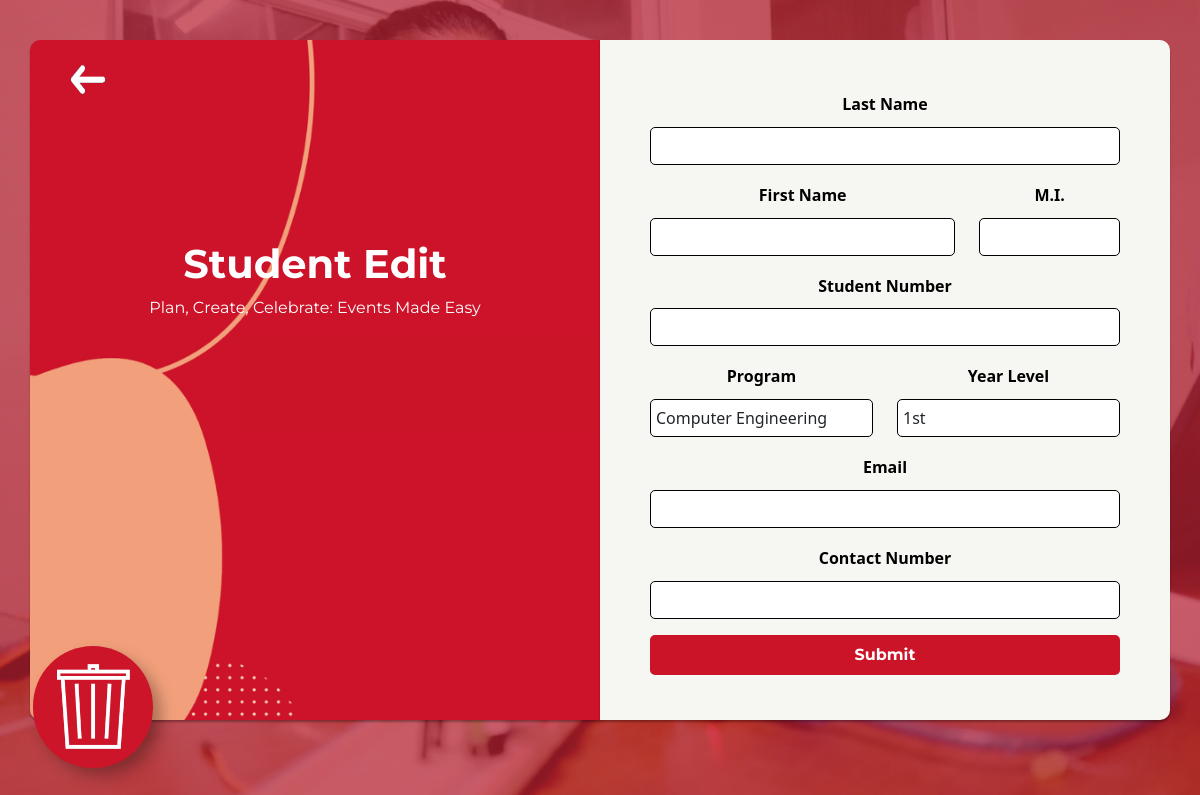
Page /event_manager/Student_Registration/edit.php?id=20230122028 on the earlier database version.
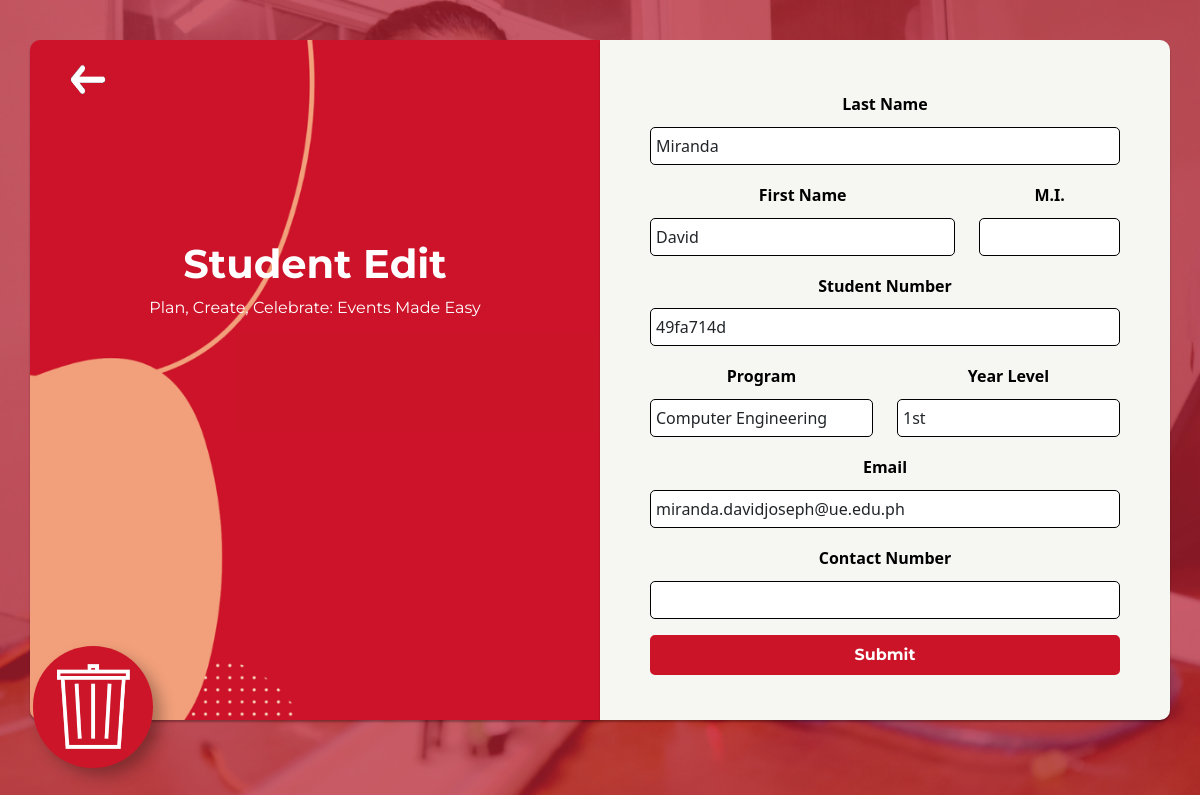
Same page on the later database version.
### tables this page shows
CREATE TABLE `student_info` (
  `id` text NOT NULL,
  `first_name` varchar(20) NOT NULL,
  `last_name` varchar(20) NOT NULL,
  `middle_initial` varchar(10) NOT NULL,
  `student_number` text NOT NULL,
  `program` varchar(255) NOT NULL,
  `current_year` varchar(5) NOT NULL,
  `ue_email` text NOT NULL,
  `contact_number` text NOT NULL
);

### event_manager/Student_Registration/edit.php (the view, shortened to what this page needs)
<?php
require_once "../config.php";
$first_name_err = "";
$last_name_err = "";
$student_number_err = "";
$program_err = "";
$current_year_err = "";
$ue_email_err = "";
$contact_number_err = "";
?>
<!DOCTYPE html>
<html lang="en">
<head>
    <link rel="stylesheet" href="https://stackpath.bootstrapcdn.com/bootstrap/4.5.2/css/bootstrap.min.css">
    <link rel="stylesheet" href="https://maxcdn.bootstrapcdn.com/font-awesome/4.7.0/css/font-awesome.min.css">
    <link href="https://cdn.jsdelivr.net/npm/bootstrap@5.0.2/dist/css/bootstrap.min.css" rel="stylesheet">
<body>
  <div class="container no-gutters">
    <div class="col-md-6 no-gutters">
      <div class="left-box">
        <a href="index.php"><img src="./img/back.png" style="position: absolute; top: 8px; left: 16px; width:50px;height: 50px;"></a>
        <div class="left">
          <h1>Student Edit</h1>
          <p>Plan, Create, Celebrate: Events Made Easy</p>
        </div>
      </div>
    </div>
    <div class="col-md-6 no-gutters">
      <div class="right-box">
        <div class="right">
        <form action="<?php echo htmlspecialchars($_SERVER["PHP_SELF"]); ?>" method="post">
                <div class="form-group">
                    <div class="form-group">
                                <label>Last Name</label><br>
                                <?php
                                $id = $_GET['id'];
                                $sql = "SELECT * FROM student_info WHERE id = $id";
                                $result = $mysqli->query($sql);
                                $result = $result->fetch_array();
                                $placeholder = $result['last_name'];
                                $is_invalid = (!empty($last_name_err)) ? "is-invalid" : "";
                                echo '<input type="text" name="last_name" class="form-control'.$is_invalid.'" value="'.$placeholder.'">';
                            ?>
                    </div>
                    <div class="form-group">
                        <div class="row">
                            <div class="col-md-8">
                                <label>First Name</label><br>
                                <?php
                                $id = $_GET['id'];
                                $sql = "SELECT * FROM student_info WHERE id = $id";
                                $result = $mysqli->query($sql);
                                $result = $result->fetch_array();
                                $placeholder = $result['first_name'];
                                $is_invalid = (!empty($first_name_err)) ? "is-invalid" : "";
                                echo '<input type="text" name="first_name" class="form-control'.$is_invalid.'" value="'.$placeholder.'">';
                            ?>
                            </div>
                            <div class="col-md-4">
                                <label>M.I.</label><br>
                                <?php
                                $id = $_GET['id'];
                                $sql = "SELECT * FROM student_info WHERE id = $id";
                                $result = $mysqli->query($sql);
                                $result = $result->fetch_array();
                                $placeholder = $result['middle_initial'];
                                echo '<input type="text" name="middle_initial" class="form-control" value="'.$placeholder.'">';
                            ?>
                            </div>
                        </div>
                    </div>
                    <div class="form-group">
                        <label>Student Number</label><br>
                        <?php
                                $id = $_GET['id'];
                                $sql = "SELECT * FROM student_info WHERE id = $id";
                                $result = $mysqli->query($sql);
                                $result = $result->fetch_array();
                                $placeholder = $result['student_number'];
                                $is_invalid = (!empty($student_number_err)) ? "is-invalid" : "";
                                echo '<input type="text" name="student_number" class="form-control'.$is_invalid.'" value="'.$placeholder.'">';
                            ?>
                    </div>
                    <div class="form-group">
                        <div class="row">
                            <div class="col">
                              <label>Program</label>
                              <?php
                                $id = $_GET['id'];
                                $sql = "SELECT * FROM student_info WHERE id = $id";
                                $result = $mysqli->query($sql);
                                $result = $result->fetch_array();
                                $placeholder = $result['program'];
                                $is_invalid = (!empty($program_err)) ? "is-invalid" : "";
                                echo '<select type ="text" name = "program" class="form-control'.$is_invalid.'" value"'.$placeholder.'"
                                <option value="">Select program</option>
                                <option value="CpE">Computer Engineering</option>
                                <option value="ECE">Electrical Engineering</option>
                                <option value="CE">Civil Engineering</option>
                                <option value="ME">Mechanical Engineering</option>
                                <option value="EE">Electronic Engineering</option>
                                    </select>';
                            ?>
                            </div>
                            <div class="col">
                            <label>Year Level</label>
                            <?php
                                $id = $_GET['id'];
                                $sql = "SELECT * FROM student_info WHERE id = $id";
                                $result = $mysqli->query($sql);
                                $result = $result->fetch_array();
                                $placeholder = $result['current_year'];
                                $is_invalid = (!empty($current_year_err)) ? "is-invalid" : "";
                                echo '<select type ="text" name="current_year" class="form-control'.$is_invalid.'" value"'.$placeholder.'"
                                <option value="">Current Year</option>
                                <option value="1st">1st</option>
                                <option value="2nd">2nd</option>
                                <option value="3rd">3rd</option>
                                <option value="4th">4th</option>
                                    </select>';
                            ?>
                            </div>
                        </div>
                    </div>
                    <div class="form-group">
                        <label>Email</label><br>
                        <?php
                                $id = $_GET['id'];
                                $sql = "SELECT * FROM student_info WHERE id = $id";
                                $result = $mysqli->query($sql);
                                $result = $result->fetch_array();
                                $placeholder = $result['ue_email'];
                                $is_invalid = (!empty($ue_email_err)) ? "is-invalid" : "";
                                echo '<input type="email" name="ue_email" class="form-control'.$is_invalid.'" value="'.$placeholder.'">';
                            ?>
                    </div>
                    <div class="form-group">
                            <label>Contact Number</label>
                            <?php
                                $id = $_GET['id'];
                                $sql = "SELECT * FROM student_info WHERE id = $id";
                                $result = $mysqli->query($sql);
                                $result = $result->fetch_array();
                                $placeholder = $result['contact_number'];
                                $is_invalid = (!empty($contact_number_err)) ? "is-invalid" : "";
                                echo '<input type="number" name="contact_number" class="form-control'.$is_invalid.'" value="'.$placeholder.'">';
                            ?>
                        </div>
                        </div>
                        <input type="submit"  style="background-color: #CC1429; border: #CC1429 solid;" class="btn btn-primary" value="Submit">
                    </form>
                    <footer class="footer mt-auto py-3 fixed-bottom">
                      <div class="rounded-circle del d-flex justify-content-center align-items-center">
                      <a href="#" data-toggle="modal" data-target="#Delete"><img src="./img/delete.png" class="center"></a>
                    </footer>
                </div>
            </div>
        </div>
    </div>
</body>
</html>

### event_manager/Student_Registration/edit.php (style rules this page uses)
body { background-image: url("./img/bg2.png"); background-size: cover; }
.container { display: flex; margin: auto; padding: 40px 0; }
.left-box { width: 100%; box-shadow: 0px 2px 2px rgba(0, 0, 0, 0.3); border-radius: 10px 0px 0px 10px; height: 100%; background-size:cover ; background-image:url('./img/bg.png'); justify-content: center; align-items: center; max-height: 85vh; max-width: 85vw; }
.left { text-align: center; padding: 200px 0; }
.left h1,p { font-family: myFirstFont; color: white; }
.left-box a { position: absolute; top: 8px; left: 16px; width:50px; height: 50px; }
.left h1 { font-weight:bold; }
.right-box { width: 100%; height: 100%; box-shadow: 0px 2px 2px rgba(0, 0, 0, 0.3); border-radius: 0px 10px 10px 0px; background: rgba(246, 246, 242, 1); justify-content: center; align-items: center; margin: 0; max-height: 85vh; max-width: 85vw; overflow: scroll; }
.right { padding: 50px; line-height: 1.8; margin: 0 auto; text-align: center; }
.right label { font-weight: bold; }
.right input, .right select, .right textarea { width: 100%; padding:5px; padding-left:5px; border-radius: 5px; border: 1px solid black }
.right form { color: black; border-radius: 3px; margin-bottom: 15px; background: rgba(246, 246, 242, 1); width: 100%; line-height: 1.8; }
.right .btn { background-color: #013365; border: #013365 solid; font-family: myFirstFont; font-weight: bold; outline: none !important; }
.rounded-circle { height: 10vw; width: 10vw; position: absolute; bottom:33px; box-shadow: 8px 8px 15px rgba(0,0,0,0.3) }
.center { border-radius:100px; width:100%; height:100%; }
.del { left:33px; }

Differences in the rows shown:
added student_info: last_name "Miranda", first_name "David", student_number "49fa714d", program "Computer Engineering", current_year "1st", ue_email "miranda.davidjoseph@ue.edu.ph"
Other differences:
form field program: "Computer Engineering" → (not shown)
form field current_year: "1st" → (not shown)
